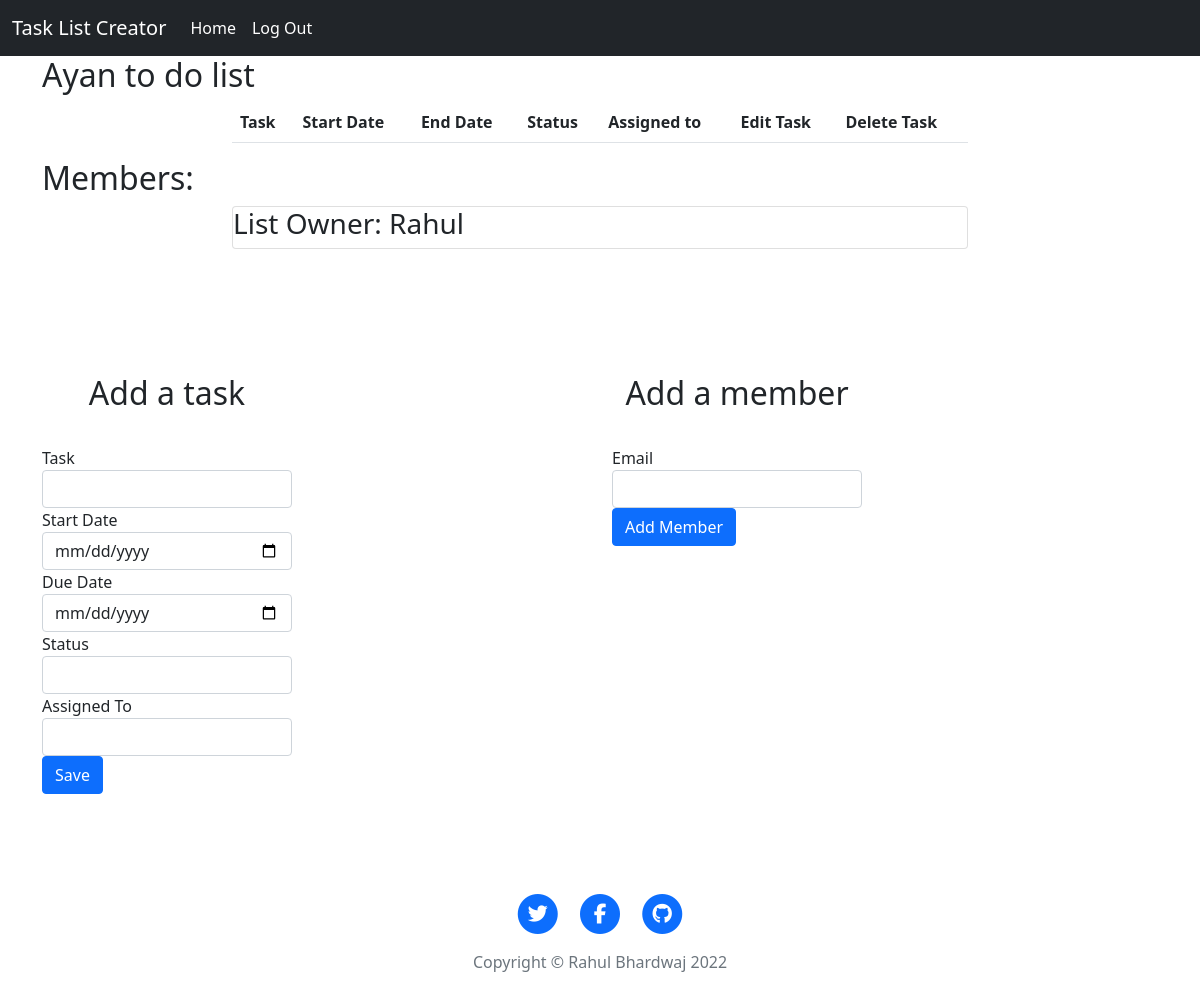
The page /show/2 (signed in) on the database as committed earlier.
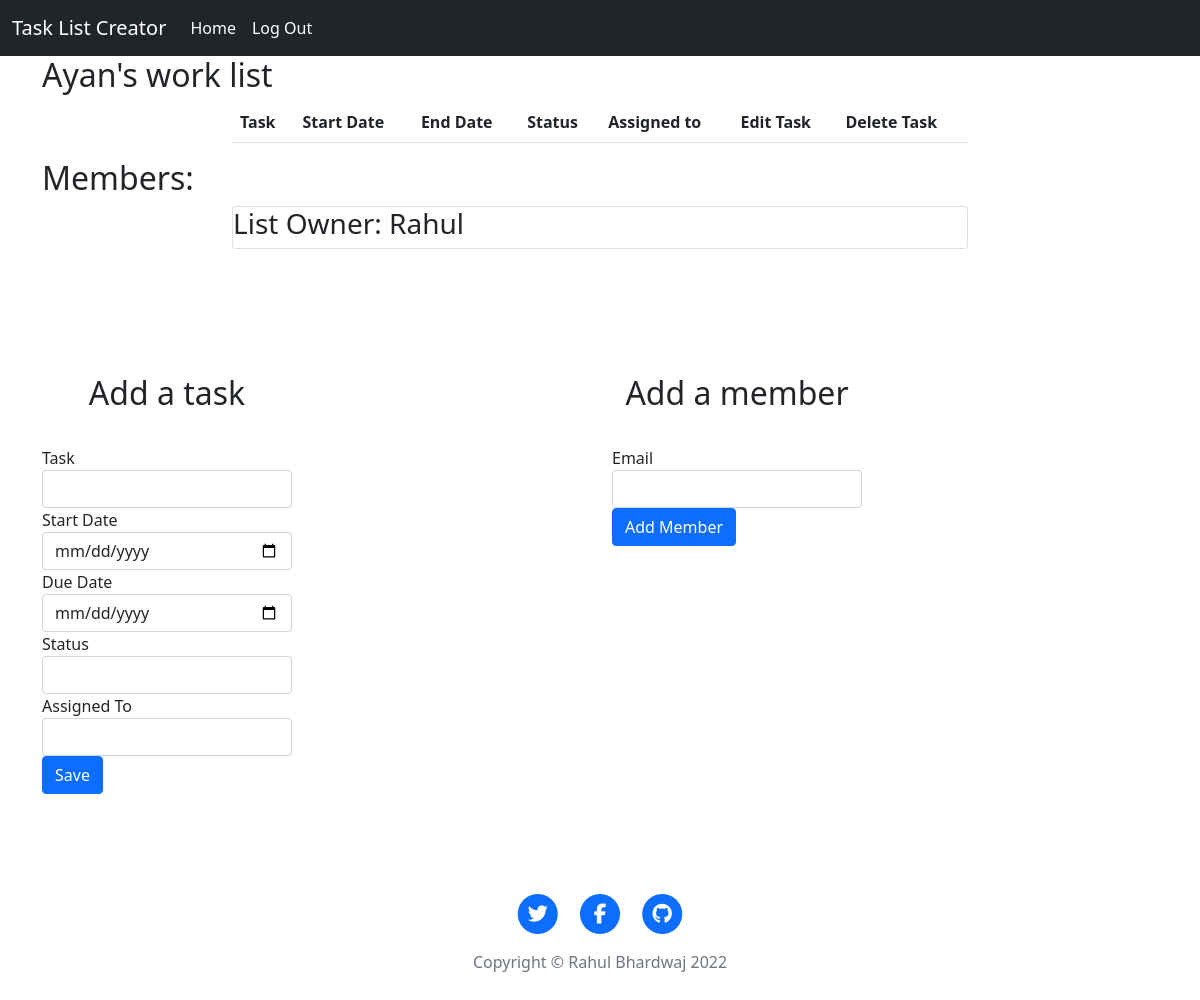
The same page on the database as committed later.
### main.py (models this page shows)
class TodoList(db.Model):
    __tablename__ = "todo_lists"
    id = db.Column(db.Integer, primary_key=True)
    owner_id = db.Column(db.Integer, db.ForeignKey("users.id"))
    owner = relationship("User", back_populates="lists")
    title = db.Column(db.String(250), unique=True, nullable=False)
    date = db.Column(db.String(250), nullable=False)
    tasks = relationship("Task", back_populates="parent_list")
    user = relationship("User", secondary="users_lists", back_populates="list")

### main.py (the view, shortened to what this page needs)
@app.route("/show/<int:list_id>", methods=['GET', 'POST'])
@login_required
def show_list(list_id):
    requested_list = TodoList.query.filter_by(id=list_id).first()
    list_tasks = Task.query.filter_by(list_id=list_id).all()
    c_t_form = TaskForm()
    mem_form = AddMember()
    members_id = UserList.query.filter_by(list_id=list_id).all()
    members = []
    for uid in members_id:
        user = User.query.get(uid.user_id)
        members.append(user)
    owner = User.query.get(requested_list.owner_id)
    owner_name = owner.name
    return render_template("show_list.html", tasks=list_tasks, list=requested_list, c_t_form=c_t_form,
                           mem_form=mem_form, members=members, owner=owner_name)

### forms.py
class TaskForm(FlaskForm):
    task = StringField("Task", validators=[DataRequired()])
    start_date = DateField("Start Date", format='%Y-%m-%d')
    due_date = DateField("Due Date", format='%Y-%m-%d')
    status = StringField("Status")
    assigned_to = StringField("Assigned To")
    submit = SubmitField("Save")

class AddMember(FlaskForm):
    email = EmailField(label="Email", validators=[DataRequired()])
    submit = SubmitField("Add Member")

### main.py (called while the page is built)
@login_manager.user_loader
def load_user(user_id):
    return User.query.get(int(user_id))

### templates/show_list.html (shortened to what this page needs)
{% import "bootstrap/wtf.html" as wtf %}
<!DOCTYPE html>
<html>
<head>
  <link href="https://cdn.jsdelivr.net/npm/bootstrap@5.1.3/dist/css/bootstrap.min.css" rel="stylesheet">
  <link rel="stylesheet" href="{{ url_for('static', filename='css/styles.css') }}">
</head>
<body>
  <nav class="navbar sticky-top navbar-expand-lg navbar-dark bg-dark">
    <div class="container-fluid">
      <a class="navbar-brand" href="{{url_for('get_lists')}}">Task List Creator</a>
      <div class="collapse navbar-collapse" id="navbarNav">
        <ul class="navbar-nav">
          <li class="nav-item">
            <a class="nav-link active" aria-current="page" href="{{ url_for('get_lists') }}">Home</a>
          </li>
          {% if current_user.is_authenticated: %}
          <li class="nav-item">
            <a class="nav-link active" href="{{url_for('home')}}">Log Out</a>
          </li>
          {% endif %}
        </ul>
      </div>
    </div>
  </nav>
  <div class="container">
    <h2>{{ list.title }}</h2>
    <div class="row">
      <div class="col-lg-8 col-md-10 mx-auto">
        <div class="table">
          <table class="table table-striped">
            <thead>
              <tr>
                <th scope="col">Task</th>
                <th scope="col">Start Date</th>
                <th scope="col">End Date</th>
                <th scope="col">Status</th>
                <th scope="col">Assigned to</th>
                <th scope="col">Edit Task</th>
                <th scope="col">Delete Task</th>
              </tr>
            </thead>
          </table>
        </div>
      </div>
    </div>
  </div>
  <div class="container">
    <h2>Members: </h2>
    <div class="row">
      <div class="col-lg-8 col-md-10 mx-auto">
        <div class="card">
          <h3>List Owner: {{owner}}</h3>
        </div>
      </div>
    </div>
  </div>
  <div class="container task-forms">
    <div class="row">
      <div class="col-lg-6">
        <div class="task-form-inner">
          <h2 class="task-form-heading">Add a task</h2>
          {{ wtf.quick_form(c_t_form, novalidate=True, button_map={"submit": "primary"}) }}
        </div>
      </div>
      <div class="col-lg-6">
        <div class="task-form-inner">
          <h2 class="task-form-heading">Add a member</h2>
          {{ wtf.quick_form(mem_form, novalidate=True, button_map={"submit": "primary"}) }}
        </div>
      </div>
    </div>
  </div>
  <footer class="footer">
    <div class="container footer-container">
      <div class="row">
        <div class="col-lg-10 col-md-10 mx-auto">
          <ul class="list-inline text-center">
            <li class="list-inline-item">
              <a href="#">
                <span class="fa-stack fa-lg">
                  <i class="fas fa-circle fa-stack-2x"></i>
                  <i class="fab fa-twitter fa-stack-1x fa-inverse"></i>
                </span>
              </a>
            </li>
            <li class="list-inline-item">
              <a href="#">
                <span class="fa-stack fa-lg">
                  <i class="fas fa-circle fa-stack-2x"></i>
                  <i class="fab fa-facebook-f fa-stack-1x fa-inverse"></i>
                </span>
              </a>
            </li>
            <li class="list-inline-item">
              <a href="#">
                <span class="fa-stack fa-lg">
                  <i class="fas fa-circle fa-stack-2x"></i>
                  <i class="fab fa-github fa-stack-1x fa-inverse"></i>
                </span>
              </a>
            </li>
          </ul>
          <p class="copyright text-muted">Copyright &copy; Rahul Bhardwaj 2022</p>
        </div>
      </div>
    </div>
  </footer>
</body>
</html>

Rows that differ between the two databases and show on the page:
changed TodoList: title "Ayan to do list" → "Ayan's work list"
